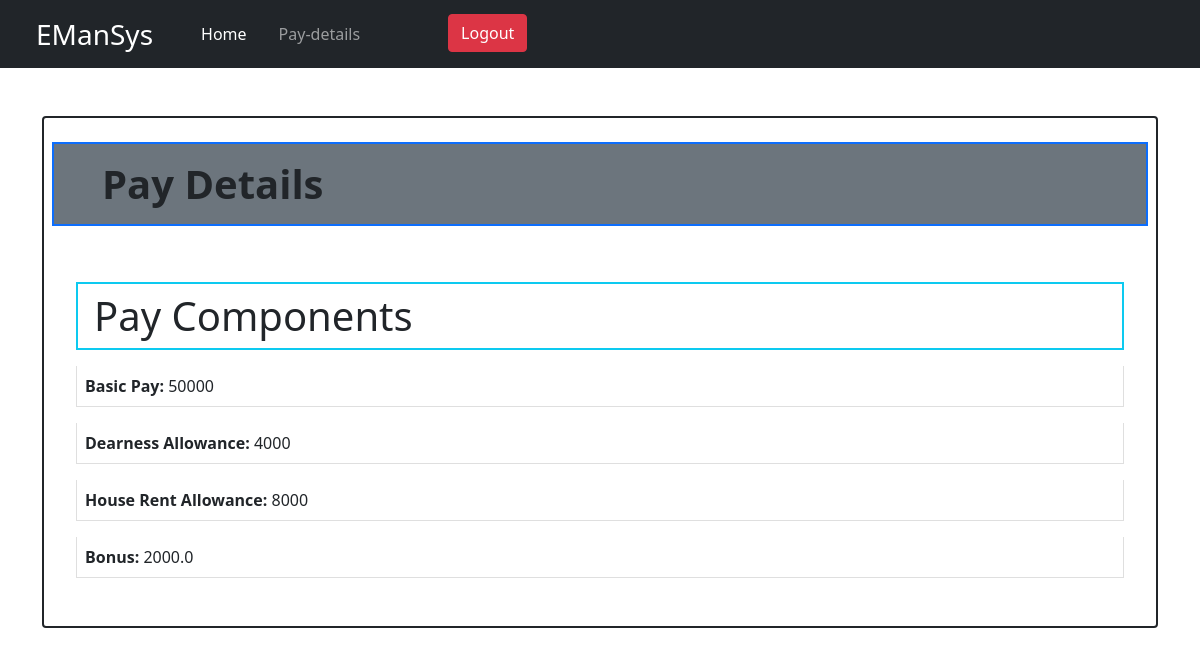
The app's page /employee/pay_details/ (signed in) with its own data.
### Authentication/models.py (models this page shows, shortened)
class PayGrade(models.Model):
    objects = models.Manager()
    name = models.CharField(max_length=20, default=None)
    base_pay = models.IntegerField()
    house_rent_allowance = models.IntegerField()
    dearness_allowance = models.IntegerField()
    bonus = models.FloatField()

### EmployeeView/views.py (the view)
# urls.py: path('pay_details/', views.pay_details, name="pay_details")
@login_required(login_url='login')
@user_passes_test(check_if_not_admin)
def pay_details(request):
    pay = request.user.pay_grade
    return render(request, 'employee_view/pay_details.html', {'pay': pay})

### EmployeeView/templates/employee_view/pay_details.html (shortened to what this page needs)
{%extends 'employee_view/base.html'%}
{%block content%}
<div class="container">
    <ul class="list-group card mt-5 border border-2 border-dark">
        <h2 class="h3 my-4 py-3 px-5 mx-2 fs-1 fw-bold bg-secondary border border-primary border-2">Pay Details</h2>
        <div class="m-2 p-4">
            <li class="list-group-item border border-info border-2"><strong class="h2 fw-light fs-1">Pay
                Components</strong>
            </li>
            <li class="list-group-item my-3 p-2"><strong class="card-title">Basic Pay:</strong> {{pay.base_pay}}</li>
            <li class="list-group-item my-3 p-2"><strong class="card-title">Dearness Allowance:</strong>
                {{pay.dearness_allowance}}
            </li>
            <li class="list-group-item my-3 p-2"><strong class="card-title">House Rent Allowance:</strong>
                {{pay.house_rent_allowance}}
            </li>
            <li class="list-group-item my-3 p-2"><strong class="card-title">Bonus:</strong> {{pay.bonus}}</li>
        </div>
    </ul>
</div>
{%endblock%}

### records on screen
PayGrade: base_pay "50000", dearness_allowance "4000", house_rent_allowance "8000", bonus "2000.0"
